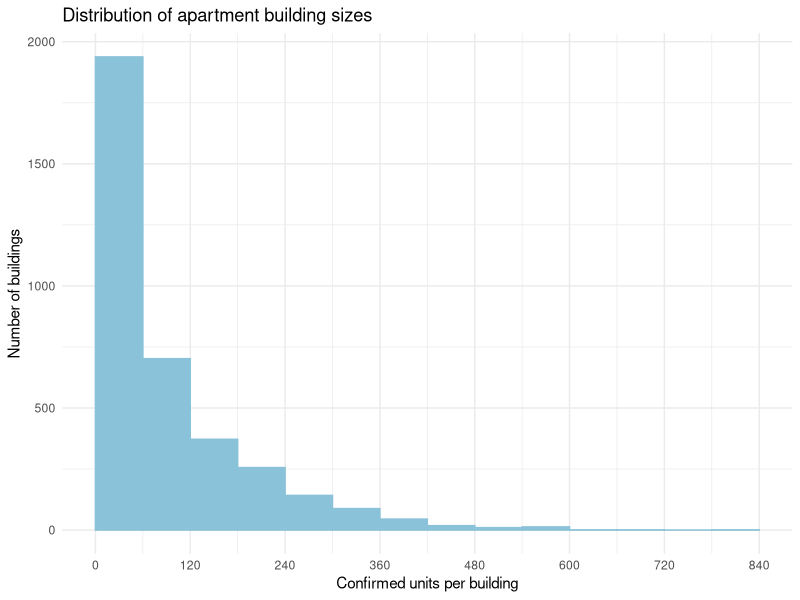
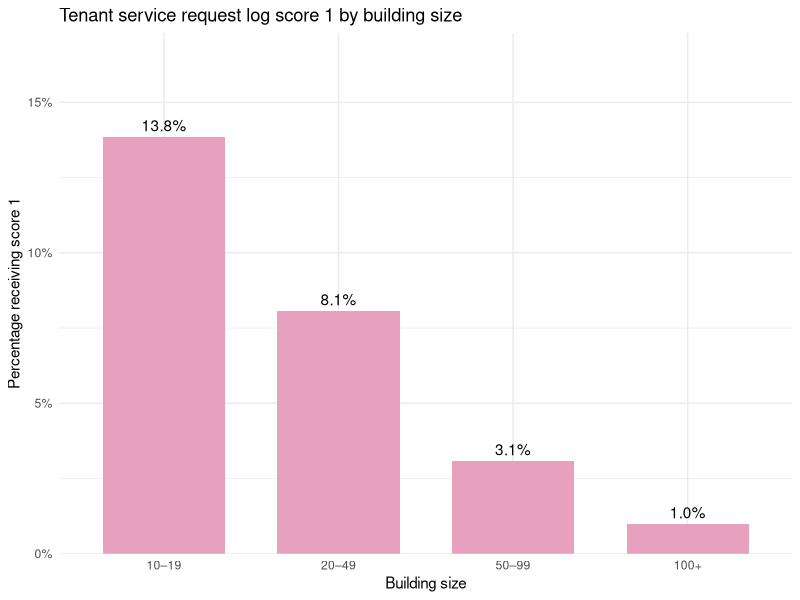
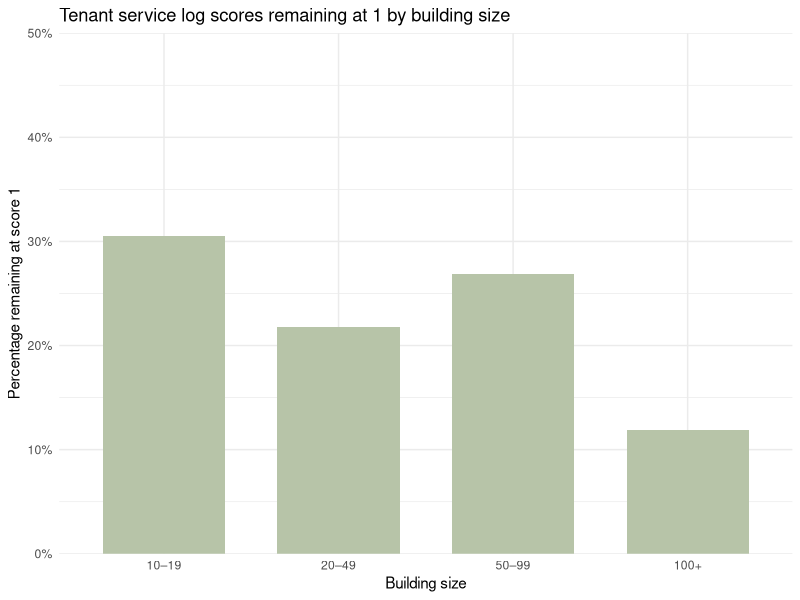

These charts were generated, in order, by the following R code: (Note: this script raises an error after producing the figures.)
#### Preamble ####
# Purpose: Replicated graphs from the paper on Apartment Evaluation
# Author: Kexin Liu
# Date: 25 September 2026
# Contact: ws1nn2lj3@gmail.com
# License: 
# Pre-requisites: 
  # The `tidyverse` package must be installed
  # The 'ggplot2' package must be installed
# Any other information needed? 


#### Workspace setup ####

library(tidyverse)
library(ggplot2)
apartment <- read_csv("data/02-analysis_data/analysis_data.csv")
scorechange <- read_csv("data/02-analysis_data/score_change_data.csv")

#### Introductory Graphs ####

ggplot(apartment, aes(x = `CONFIRMED UNITS`)) +
  geom_histogram(
    binwidth = 60,
    boundary = 0,
    closed = "left",
    fill = "#89C2D9",
    colour = "#89C2D9") +
  scale_x_continuous(breaks = seq(0, 840, by = 120)) +
  labs(title = "Distribution of apartment building sizes",
       x = "Confirmed units per building", y = "Number of buildings") +
  theme_minimal()


#### Data Section Graphs ####

# Derive the variable building_size. The building size break will be used universally
# in the data section.
# Create a barplot for building size and proportion of score 1 in service log.

size_breaks <- c(9, 19, 49, 99, Inf)
size_labels <- c("10–19", "20–49", "50–99", "100+")

apartment$building_size <- cut(
  apartment[["CONFIRMED UNITS"]],
  breaks = size_breaks,
  labels = size_labels
)

service <- apartment |>
  filter(`TENANT SERVICE REQUEST LOG` %in% c(1, 3)) |>
  group_by(building_size) |>
  summarise(buildings = n(), 
            service_percent = mean(`TENANT SERVICE REQUEST LOG` == 1),
            .groups = "drop")

ggplot(service, aes(x = building_size, y = service_percent)) +
  geom_col(fill = "#E8A0BF", width = 0.7) +
  geom_text(aes(label = scales::percent(service_percent, accuracy = 0.1)),
            vjust = -0.5) +
  scale_y_continuous( labels = scales::label_percent(accuracy = 1),
                      limits = c(0, max(service$service_percent) * 1.25),
                      expand = expansion(mult = c(0, 0))) +
  labs(title = "Tenant service request log score 1 by building size",
       x = "Building size", y = "Percentage receiving score 1") +
  theme_minimal()


# Create a barplot for building size and proportion of improvement in service log

scorechange$building_size <- cut(scorechange[["CONFIRMED UNITS"]],
                                 breaks = size_breaks, labels = size_labels)
score1_change <- scorechange |>
  filter(first_score == 1, latest_score %in% c(1, 3))

size_change_summary <- score1_change |>
  group_by(building_size) |>
  summarise(total = n(), changed_to_3 = sum(latest_score == 3),
            stayed_at_1 = sum(latest_score == 1),
            percent_stayed_1 = stayed_at_1 / total, 
            percent_improved = changed_to_3 / total, .groups = "drop")

ggplot(size_change_summary, aes(x = building_size, y = percent_stayed_1)) +
  geom_col(fill = "#B7C4A8", width = 0.7) +
  geom_text(aes(label = scales::percent(percent_stayed_1, accuracy = 0.1)),
            vjust = 1.5, colour = "#B7C4A8") +
  scale_y_continuous(labels = scales::label_percent(), limits = c(0, 0.5),
                     expand = expansion(mult = c(0, 0))) +
  labs(title = "Tenant service log scores remaining at 1 by building size",
       x = "Building size",
       y = "Percentage remaining at score 1") +
  theme_minimal()

# Toronto city wise segment plot

ward_data <- apartment |>
  filter(`TENANT SERVICE REQUEST LOG` %in% c(1, 3)) |>
  mutate(size_band = cut(`CONFIRMED UNITS`, breaks = size_breaks,
                         labels = size_labels),
         score1 = `TENANT SERVICE REQUEST LOG` == 1)

city_rates <- ward_data |>
  group_by(size_band) |>
  summarise(city_rate = mean(score1), .groups = "drop")

ward_summary <- ward_data |>
  left_join(city_rates, by = "size_band") |>
  group_by(WARDNAME) |>
  summarise(buildings = n(), observed = mean(score1), 
            benchmark = mean(city_rate), .groups = "drop") |>
  filter(buildings >= 50) |>
  mutate(gap = observed - benchmark) |>
  arrange(gap) |>
  mutate(ward_label = paste0(WARDNAME, " (n=", buildings, ")"),
         ward_label = factor(ward_label, levels = ward_label))

ggplot(ward_summary, aes(y = ward_label)) +
  geom_segment(aes(x = benchmark, xend = observed, yend = ward_label),
               color = "grey70", linewidth = 0.9) +
  geom_point(aes(x = benchmark, shape = "Size-mix benchmark",
                 color = "Size-mix benchmark"), size = 3, stroke = 1.2) +
  geom_point(aes(x = observed, shape = "Observed rate", 
                 color = "Observed rate"), size = 3) +
  scale_shape_manual(name = NULL, values = c("Observed rate" = 16, 
                                             "Size-mix benchmark" = 1)) +
  scale_color_manual(name = NULL, values = c("Observed rate" = "#A94C41",
                                             "Size-mix benchmark" = "#4F6874")) +
  scale_x_continuous(labels = scales::label_percent(accuracy = 1),
                     limits = c(0, 0.15), breaks = seq(0, 0.14, 0.02)) +
  labs(x = "Percentage of buildings receiving tenant-log score 1", y = NULL) +
  theme_minimal() +
  theme(legend.position = "top")


#### Appendix Graph ####

# Derive the variable building_age. It will only be used for the main graph.
# Create a barplot for building age and proportion of score 1 in service log

df.age <- apartment |>
  filter(!is.na(`YEAR BUILT`))
df.age$building_age <- df.age[["YEAR EVALUATED"]] - df.age[["YEAR BUILT"]]

df.age$age_group <- cut(df.age$building_age,
                        breaks = c(-1, 19, 39, 59, 79, 99, Inf),
                        labels = c("0–19", "20–39", "40–59",
                                   "60–79", "80–99", "100+"))
age_score1 <- df.age |>
  filter(!is.na(age_group), `TENANT SERVICE REQUEST LOG` %in% c(1, 3)) |>
  group_by(age_group) |>
  summarise(buildings = n(), 
            score1_percent = mean(`TENANT SERVICE REQUEST LOG` == 1),
            .groups = "drop")
ggplot(age_score1, aes(x = age_group, y = score1_percent)) +
  geom_col(fill = "#B7C4A8", width = 0.7) +
  geom_text(aes(label = scales::percent(score1_percent, accuracy = 0.1)),
            vjust = -0.5) +
  scale_y_continuous(labels = scales::label_percent(accuracy = 1),
                     limits = c(0, max(age_score1$score1_percent) * 1.25),
                     expand = expansion(mult = c(0, 0))) +
  labs(title = "Tenant service request log score 1 by building age",
       x = "Building age at evaluation (years)",
       y = "Percentage receiving score 1") +
  theme_minimal()
